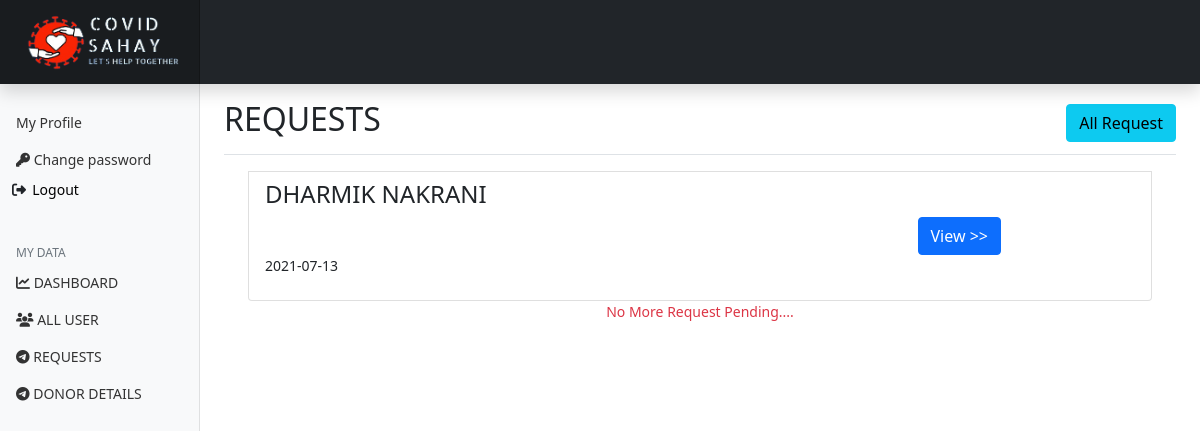
/myadmin/Request (signed in), run on an earlier commit of the app's database.
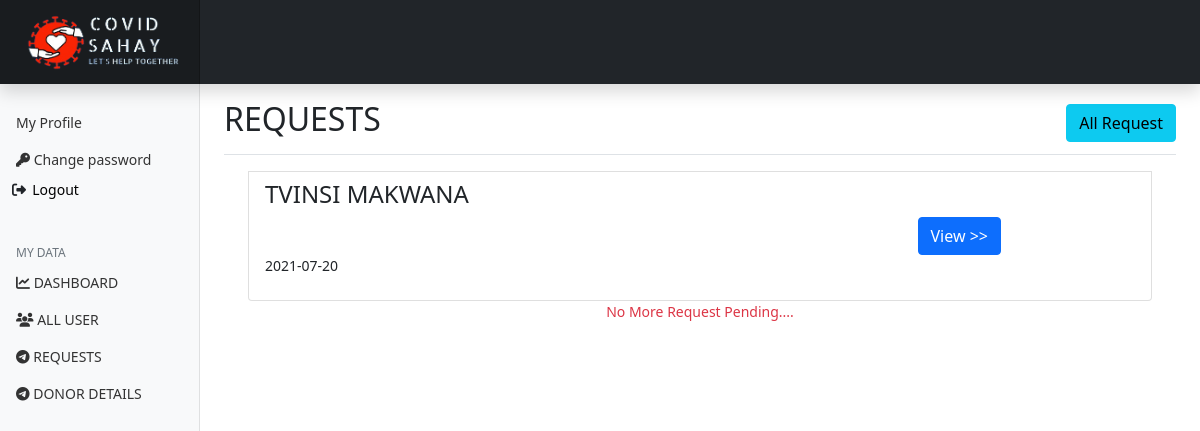
And on a later commit of the database.
### user/models.py (models this page shows)
class Requests(models.Model):
   name = models.CharField(max_length=20, null=True)
   user = models.ForeignKey(User, on_delete=models.SET_NULL, null=True)
   whatFor = models.CharField(max_length=40, null=True)
   quantity = models.CharField(max_length=20, default="1", null=True)
   date = models.CharField(max_length=20, null=True)
   adharcard = models.ImageField(upload_to='images/adharcard', null=True)
   prescription = models.ImageField(upload_to='images/prescription', null=True)
   status = models.CharField(max_length=20, default='pending', null=True)

### myadmin/views.py (the view)
# urls.py: path('/Request', django_admin_request, name='request2'),
def django_admin_request(request):
     try:
          aId = request.session['admin_id']
     except KeyError:
          return redirect('alogin')
     aDetail = MyAdmin.objects.get(id=aId)
     Request = Requests.objects.all().order_by('-date')
     context = {
          "aId": aDetail.aName,
          "Request": Request,
     }
     if request.method == 'POST':
          if request.POST.get('logout'):
               if request.session.has_key('admin_id'):
                    request.session.flush()
               return redirect('alogin')
     return render(request, 'Myadmin_panel/request.html', context)

### template/Myadmin_panel/request.html (shortened to what this page needs)
{% extends 'Myadmin_panel/header.html' %}
{% load static %}
{% get_static_prefix as STATFILE %}
{% block 'content' %}
<div class="d-flex justify-content-between flex-wrap flex-md-nowrap align-items-center pt-3 pb-2 mb-3 border-bottom">
    <h2>REQUESTS</h2>
    <div>
        <input type="button" id="allrequets" onclick="showall()" class="btn btn-info" value="All Request" />
    </div>
</div>
<div id="reqErr">
    <div class="container">
        <div class="row">
            <div class="col-md-12">
                {% for all in Request  %}
                    {% if all.status == 'pending' %}
                <div class="list-group list list-group-item">
                    <div class="col-md-10">
                        <h4 class="list-group-item-heading name">{{all.name |upper}}</h4>
                        <input type="button" onclick="show(this.id)" id="{{all.id}}" class="btn btn-primary view" value="View >>">
                        <p class="list-group-item-text">{{all.date |upper}}</p>
                    </div>
                </div>
                {% endif %}
                {% endfor %}
                {% ifchanged all.status %}
                    {% if all.status != "pending" and all.status != "Due" %}
                    <div  class="text-danger text-center">No More Request Pending....</div>
                    {% endif %}
                {% endifchanged %}
              </div>
            </div>
        </div>
    </div>
</div>
{% endblock 'content' %}
{% block 'extrajs' %}
<link rel="stylesheet" href="https://cdn.datatables.net/1.10.21/css/dataTables.bootstrap4.min.css">
{% endblock 'extrajs' %}

### template/Myadmin_panel/header.html (shortened to what this page needs)
{% load static %}
{% get_static_prefix as STATFILE %}
<!doctype html>
<html lang="en">
  <head>
    <link href="https://cdn.jsdelivr.net/npm/bootstrap@5.0.2/dist/css/bootstrap.min.css" rel="stylesheet">
    <link href="{{STATFILE}}css/admin.css" rel="stylesheet">
  </head>
  <body>
<header class="navbar navbar-dark sticky-top bg-dark flex-md-nowrap p-0 shadow">
  <a class="navbar-brand col-md-3 col-lg-2 me-0 px-3" href="{% url 'admindashboard' %}"><img src="{{STATFILE}}images/admin-logo.png"  class="mylogo"  /></a>
</header>
<div class="container-fluid">
  <div class="row">
    <nav id="sidebarMenu" class="col-md-3 col-lg-2 d-md-block bg-light sidebar collapse">
      <div class="position-sticky pt-3">
        <ul class="nav flex-column">
          <li class="nav-item">
            <a class="nav-link" href="#">
              My Profile
            </a>
          </li>
          <li class="nav-item">
            <a class="nav-link" href="{% url 'changepassword' %}">
              <i class="fas fa-key"></i>&nbsp;Change password
            </a>
          </li>
          <li class="nav-item">
            <form action="" method="post">
              <i class="fas fa-sign-out-alt" style="margin-left:6%"></i>&nbsp;
              <b> <input type="submit" value="Logout" name="logout" style="background-color: rgba(255,255,255,0);border:none;margin-left:-3.5%;"></b>
            </form>
          </li>
        </ul>
        <h6 class="sidebar-heading d-flex justify-content-between align-items-center px-3 mt-4 mb-1 text-muted">
          <span>My Data</span>
        </h6>
        <ul class="nav flex-column mb-2">
          <li class="nav-item">
            <a class="nav-link" href="{% url 'admindashboard' %}">
              <i class="fas fa-chart-line"></i>&nbsp;DASHBOARD
            </a>
          </li>
          <li class="nav-item">
            <a class="nav-link" href="{% url 'alluser' %}">
              <i class="fas fa-users"></i>&nbsp;ALL USER
            </a>
          </li>
          <li class="nav-item">
            <a class="nav-link" href="{% url 'request2' %}">
              <i class="fab fa-telegram-plane"></i>&nbsp;REQUESTS
            </a>
          </li>
              <li class="nav-item">
            <a class="nav-link" href="{% url 'donors' %}">
              <i class="fab fa-telegram-plane"></i>&nbsp;DONOR DETAILS
            </a>
          </li>
        </ul>
      </div>
    </nav>
    <main class="col-md-9 ms-sm-auto col-lg-10 px-md-4">
      {% block 'content' %}{% endblock 'content' %}
  </div>
    {% block 'extrajs' %}{% endblock 'extrajs' %}
  </body>
</html>

### static/css/admin.css (style rules this page uses)
body { font-size: .875rem; }
.sidebar { position: fixed; top: 5%; bottom: 0; left: 0; z-index: 100; padding: 48px 0 0; box-shadow: inset -1px 0 0 rgba(0, 0, 0, .1); }
.sidebar .nav-link { font-weight: 500; color: #333; }
.sidebar-heading { font-size: .75rem; text-transform: uppercase; }
.navbar-brand { padding-top: .75rem; padding-bottom: .75rem; font-size: 1rem; background-color: rgba(0, 0, 0, .25); box-shadow: inset -1px 0 0 rgba(0, 0, 0, .25); }
.mylogo { height:60px; width: 160px; margin-left: 5%; }
.view { margin-left: 90%; }

What changed in the data, as far as the page shows it:
removed Requests: name "DHARMIK NAKRANI", date "2021-07-13"
added Requests: name "TVINSI MAKWANA", date "2021-07-20"
